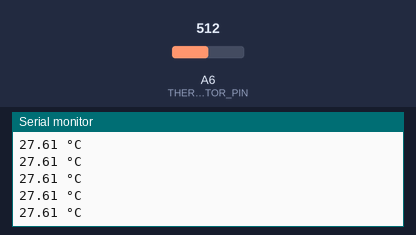
A sketch run on a simulated Arduino Nano, built with avr-gcc and run on an emulated ATmega328P. Parts: the last lines printed to the serial monitor. The test bench sets the inputs (shaded band); at power-on: A6 (THERMISTOR_PIN) = 512.

Above: at 1.2 s.
1.3 s: A6 (THERMISTOR_PIN) set to 716
At 1.56 s:
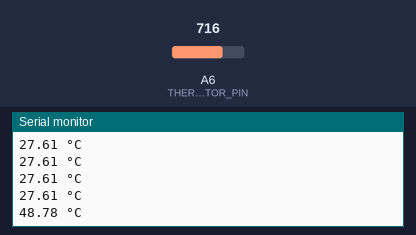
2.8 s: A6 (THERMISTOR_PIN) set to 900
At 2.97 s:
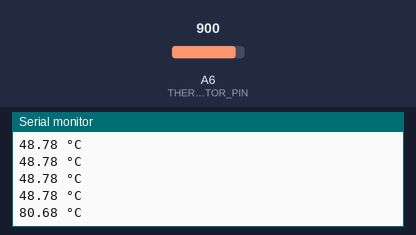
Timing chart, 0 to 5.8 s (numbered marks = the images above; inputs shaded):
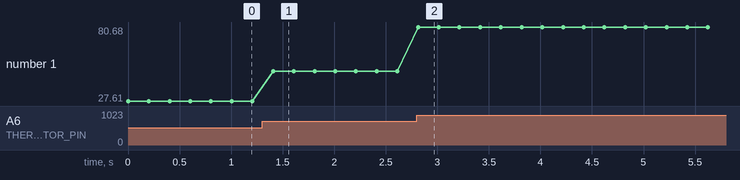

Measured:
- after the input at 1.3 s, the serial monitor: prints a new line after 0.11 s (image 1)
- after the input at 2.8 s, the serial monitor: prints a new line at once (image 2)
- plotted number 1: 27.61 → 48.78 after the input at 1.3 s, 48.78 → 80.68 after the input at 2.8 s

The sketch:

Thermistor_Demo_0.ino
```cpp
#include "thermistorFun.h"

#define THERMISTOR_PIN	A6 // Analog input pin for thermistor voltage
#define RP				10000.0 // Thermistor polarization resistance


float T;


void setup() {
	Serial.begin(115200); // open serial port and set data rate to 115200 bps
	Serial.println("Thermistor temperature measurement:");
}

void loop() {
	// Value of temperature reading
	T = thermistorReadSH(THERMISTOR_PIN, RP, A, B, C, LOWSIDE);

	Serial.print(T);
	Serial.println(" °C");
	delay(200);
}
```

thermistorFun.cpp
```cpp
#include "Arduino.h"
#include "thermistorFun.h"


float thermistorReadBeta(uint8_t Tpin, float RP, float BETA, float R0, float T0, thermistorConnectionType_t ctype)
{
	int Vo;
	float Rt, T;

	Vo = analogRead(Tpin);

	if (ctype == LOWSIDE)
		Rt = RP * (1023.0 / float(Vo) - 1.0);
	else
		Rt = RP / (1023.0 / float(Vo) - 1.0);

	T = BETA * T0 / (T0 * log(Rt / R0) + BETA) - 273.15; // estimated temperature in celsius degrees

	return T;
}

// Function to be used when the Steinhart-Hart model parameters (A, B and C) are known
float thermistorReadSH(uint8_t Tpin, float RP, float c1, float c2, float c3, thermistorConnectionType_t ctype)
{
	int Vo;
	float Rt, logRt, T;

	Vo = analogRead(Tpin);

	if (ctype == LOWSIDE)
		Rt = RP * (1023.0 / float(Vo) - 1.0);
	else
		Rt = RP / (1023.0 / float(Vo) - 1.0);

	logRt = log(Rt);
	T = (1.0 / (c1 + c2 * logRt + c3 * logRt * logRt * logRt)) - 273.15;

	return T;
}
```

thermistorFun.h
```cpp
#pragma once

// Uncomment the line corrisponding to the sensor that you would like to use
#define IWORX_TMN100
//#define BLACK_NTC
//#define KEYSIGHT_E2308A
//#define USERS_BETA_MODEL
//#define USERS_STEINHART_HART_MODEL


#ifdef IWORX_TMN100
// Steinhart-Hart model parameters for the iWorx TMN-100 (experimentally determined using the Fluke 9133 calibrator):
#define A	0.001321226794797
#define B	1.938560203959093e-04
#define C	2.798821325050147e-07
#elif defined(BLACK_NTC)
#define BETA	4037.251
#define R0		10194.096
#define T0		298.15
#elif defined(KEYSIGHT_E2308A)
#define BETA	4007.859
#define R0		5000
#define T0		298.15
#elif defined(USERS_BETA_MODEL)
// Values BETA, R0 and T0 must be defined externally
#elif defined(USERS_STEINHART_HART_MODEL)
// Values of A, B and C parameters must be defined externally
#endif

// Modalità di connessione del termistore
typedef enum thermistorConnectionType_t {
    LOWSIDE = 0, // il termistore è connesso verso GND
    HIGHSIDE // il termistore è connesso verso VCC
};

// Modello utilizzato per la rappresentazione della caratteristica T-R del termistore
typedef enum thermistorModel_t {
    BETA = 0,
    STEINHART_HART
};


float thermistorReadBeta(uint8_t Tpin, float Rp, float BETA, float R0, float T0, thermistorConnectionType_t ctype);
float thermistorReadSH(uint8_t Tpin, float Rp, float c1, float c2, float c3, thermistorConnectionType_t ctype);
```
